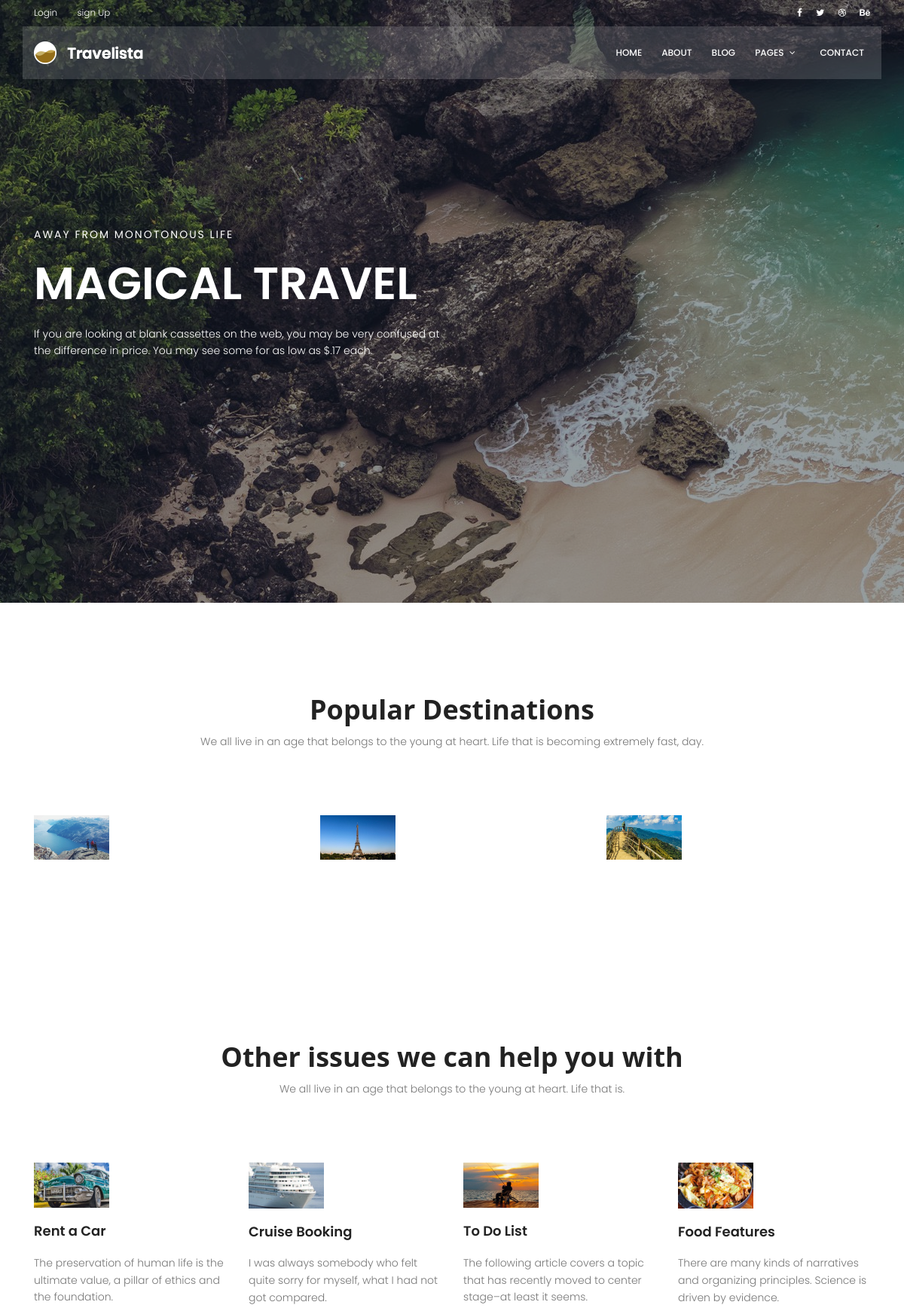
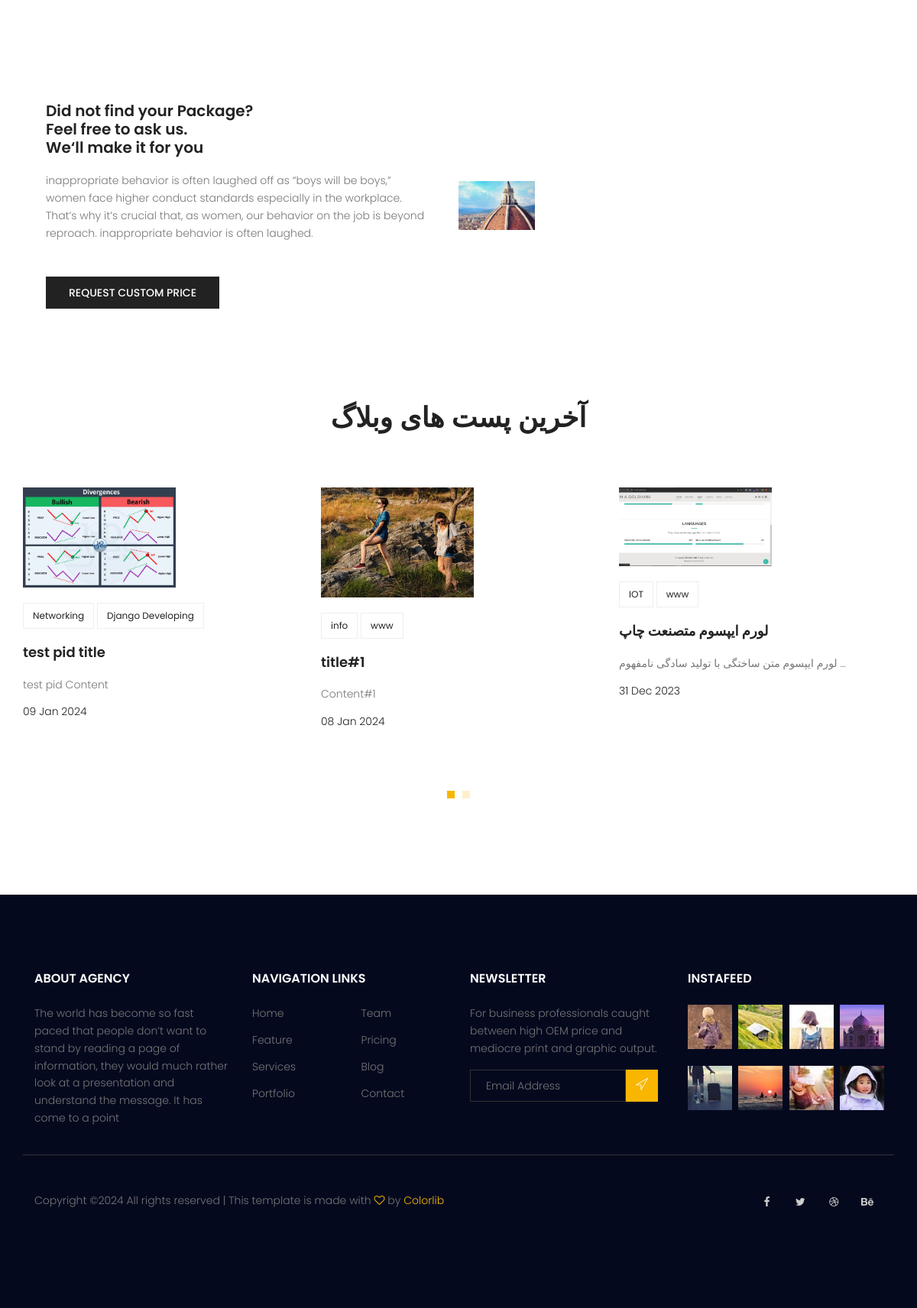
The page / on the database its author committed (2 pictures, top to bottom).
### blog/models.py (models this page shows, shortened)
class Post(models.Model):
    image = models.ImageField(default='blog/defaults.jpg')
    author = models.ForeignKey(User, null=True, on_delete=models.SET_NULL)
    title = models.CharField(max_length=255)
    content = models.TextField()
    tags = TaggableManager()
    category = models.ManyToManyField(Category)
    counted_views = models.IntegerField(default=0)
    status = models.BooleanField(default=False)
    login_required = models.BooleanField(default=False)
    published_date = models.DateTimeField(null=True)
    created_date = models.DateTimeField(auto_now_add=True)
    updated_date = models.DateTimeField(auto_now=True)
    class Meta:
        ordering = ["-created_date"]

class Category(models.Model):
    name = models.CharField(max_length=255)
    def __str__(self):
        return self.name

### website/views.py (the view)
# urls.py: path('', home_view, name='index'),
def home_view(request):
    return render(request, 'website/index.html')

### blog/templatetags/blog_tag.py (called while the page is built)
@register.inclusion_tag('website/website-latest-posts.html')
def latest_post_bottom(num=6):
    current_time = timezone.now()
    posts = Post.objects.filter(status=1, published_date__lte=current_time).order_by('-published_date')[:num]
    return {'posts': posts}

### templates/website/index.html (shortened to what this page needs)
{% extends "base.html" %}
{% load blog_tag %}
{% load static %}
{% block content %}
			<section class="banner-area relative">
				<div class="overlay overlay-bg"></div>
				<div class="container">
					<div class="row fullscreen align-items-center justify-content-between">
						<div class="col-lg-6 col-md-6 banner-left">
							<h6 class="text-white">Away from monotonous life</h6>
							<h1 class="text-white">Magical Travel </h1>
							<p class="text-white">
								If you are looking at blank cassettes on the web, you may be very confused at the difference in price. You may see some for as low as $.17 each.
							</p>
						</div>
					</div>
				</div>
			</section>
			<section class="popular-destination-area section-gap">
				<div class="container">
		            <div class="row d-flex justify-content-center">
		                <div class="menu-content pb-70 col-lg-8">
		                    <div class="title text-center">
		                        <h1 class="mb-10">Popular Destinations</h1>
		                        <p>We all live in an age that belongs to the young at heart. Life that is becoming extremely fast, day.</p>
		                    </div>
		                </div>
		            </div>
					<div class="row">
						<div class="col-lg-4">
							<div class="single-destination relative">
								<div class="thumb relative">
									<img class="img-fluid" src="{% static 'img/d1.jpg' %}" alt="">
								</div>
								<div class="desc">
									<h4>Mountain River</h4>
									<p>Paraguay</p>
								</div>
							</div>
						</div>
						<div class="col-lg-4">
							<div class="single-destination relative">
								<div class="thumb relative">
									<img class="img-fluid" src="{% static 'img/d2.jpg' %}" alt="">
								</div>
								<div class="desc">
									<h4>Dream City</h4>
									<p>Paris</p>
								</div>
							</div>
						</div>
						<div class="col-lg-4">
							<div class="single-destination relative">
								<div class="thumb relative">
									<img class="img-fluid" src="{% static 'img/d3.jpg' %}" alt="">
								</div>
								<div class="desc">
									<h4>Cloud Mountain</h4>
									<p>Sri Lanka</p>
								</div>
							</div>
						</div>
					</div>
				</div>
			</section>
			<section class="other-issue-area section-gap">
				<div class="container">
		            <div class="row d-flex justify-content-center">
		                <div class="menu-content pb-70 col-lg-9">
		                    <div class="title text-center">
		                        <h1 class="mb-10">Other issues we can help you with</h1>
		                        <p>We all live in an age that belongs to the young at heart. Life that is.</p>
		                    </div>
		                </div>
		            </div>
					<div class="row">
						<div class="col-lg-3 col-md-6">
							<div class="single-other-issue">
								<div class="thumb">
									<img class="img-fluid" src="{% static 'img/o1.jpg' %}" alt="">
								</div>
								<a href="#">
									<h4>Rent a Car</h4>
								</a>
								<p>
									The preservation of human life is the ultimate value, a pillar of ethics and the foundation.
								</p>
							</div>
						</div>
						<div class="col-lg-3 col-md-6">
							<div class="single-other-issue">
								<div class="thumb">
									<img class="img-fluid" src="{% static 'img/o2.jpg' %}" alt="">
								</div>
								<a href="#">
									<h4>Cruise Booking</h4>
								</a>
								<p>
									I was always somebody who felt quite sorry for myself, what I had not got compared.
								</p>
							</div>
						</div>
						<div class="col-lg-3 col-md-6">
							<div class="single-other-issue">
								<div class="thumb">
									<img class="img-fluid" src="{% static 'img/o3.jpg' %}" alt="">
								</div>
								<a href="#">
									<h4>To Do List</h4>
								</a>
								<p>
									The following article covers a topic that has recently moved to center stage–at least it seems.
								</p>
							</div>
						</div>
						<div class="col-lg-3 col-md-6">
							<div class="single-other-issue">
								<div class="thumb">
									<img class="img-fluid" src="{% static 'img/o4.jpg' %}" alt="">
								</div>
								<a href="#">
									<h4>Food Features</h4>
								</a>
								<p>
									There are many kinds of narratives and organizing principles. Science is driven by evidence.
								</p>
							</div>
						</div>
					</div>
				</div>
			</section>
			<section class="home-about-area">
				<div class="container-fluid">
					<div class="row align-items-center justify-content-end">
						<div class="col-lg-6 col-md-12 home-about-left">
							<h1>
								Did not find your Package? <br>
								Feel free to ask us. <br>
								We‘ll make it for you
							</h1>
							<p>
								inappropriate behavior is often laughed off as “boys will be boys,” women face higher conduct standards especially in the workplace. That’s why it’s crucial that, as women, our behavior on the job is beyond reproach. inappropriate behavior is often laughed.
							</p>
							<a href="#" class="primary-btn text-uppercase">request custom price</a>
						</div>
						<div class="col-lg-6 col-md-12 home-about-right no-padding">
							<img class="img-fluid" src="{% static 'img/about-img.jpg' %}" alt="">
						</div>
					</div>
				</div>
			</section>
            {% latest_post_bottom %}
{% endblock content%}

### templates/website/website-latest-posts.html
{% load static %}
<section class="recent-blog-area section-gap">
				<div class="container">
					<div class="row d-flex justify-content-center">
						<div class="menu-content pb-60 col-lg-9">
							<div class="title text-center">
								<h1 class="mb-10">آخرین پست های وبلاگ</h1>
							</div>
						</div>
					</div>
					<div class="row">
						<div class="active-recent-blog-carusel">
                            {% for post in posts %}
							<div class="single-recent-blog-post item">
								<div class="thumb">
                                    <a href="{% url 'blog:single' pid=post.id %}"><img class="img-fluid-bottom" src="{{ post.image.url }}" alt=""></a>
								</div>
								<div class="details">
									<div class="tags">
										<ul>
                                            {% for cat in post.category.all %}
											<li>
												<a href="{%  url 'blog:category' cat_name=cat %}">{{ cat }}</a>
											</li>
                                                {% endfor %}
										</ul>
									</div>
									<a href="{% url 'blog:single' pid=post.id %}"><h4 class="title">{{ post.title }}</h4></a>
									<p>
										{{ post.content| truncatewords:8 }}
									</p>
									<h6 class="date">{{ post.published_date| date:"d M Y" }}</h6>
								</div>
							</div>
                            {% endfor %}
						</div>
					</div>
				</div>
			</section>

### rows shown on the page
Post: image (picture), title "test pid title", content "test pid Content", published_date "09 Jan 2024"
Category: name "Networking"
Category: name "Django Developing"
Post: image (picture), title "title#1", content "Content#1", published_date "08 Jan 2024"
Category: name "info"
Category: name "www"
Post: image (picture), title "لورم ایپسوم متصنعت چاپ", content "لورم ایپسوم متن ساختگی با تولید سادگی نامفهوم …", published_date "31 Dec 2023"
Category: name "IOT"
